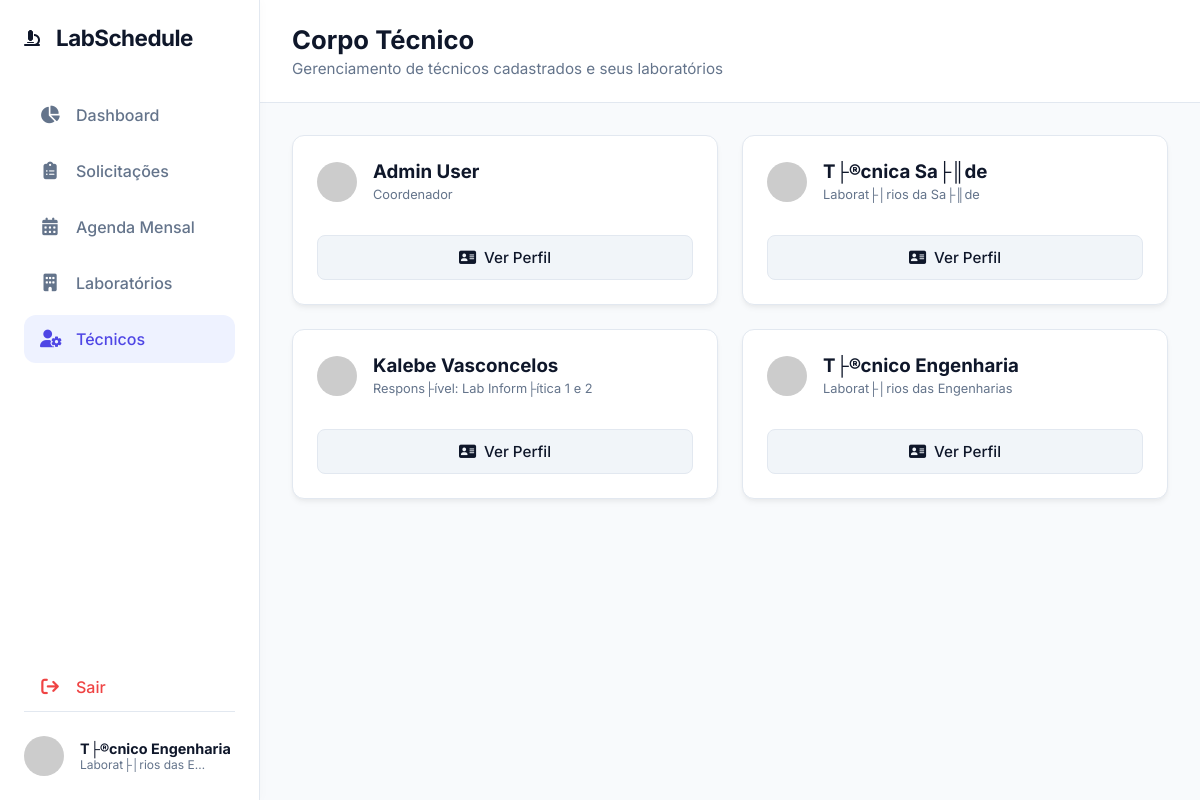
The page /views/tecnicos.php (signed in) on the database its author committed.
### tables this page shows
CREATE TABLE `users` (
  `id` int(11) NOT NULL AUTO_INCREMENT,
  `username` varchar(50) NOT NULL,
  `password_hash` varchar(255) NOT NULL,
  `role` enum('admin','tech_saude','tech_eng') NOT NULL,
  `name` varchar(100) NOT NULL,
  `title` varchar(100) NOT NULL,
  `created_at` timestamp NOT NULL DEFAULT current_timestamp(),
  PRIMARY KEY (`id`),
  UNIQUE KEY `username` (`username`)
);

### includes/auth_functions.php (called while the page is built, shortened)
<?php
function get_app_user() {
    return [
        'username' => $_SESSION['user'],
        'role' => $_SESSION['role'],
        'name' => $_SESSION['name'],
        'title' => $_SESSION['title']
    ];
}
?>

### views/tecnicos.php (the view, shortened to what this page needs)
<?php
require_once '../includes/auth_functions.php';
$current_user = get_app_user();
$database = new Database();
$db = $database->getConnection();
$tecnicos = [];
if ($db) {
    $stmt = $db->query("SELECT * FROM users ORDER BY role ASC, name ASC");
    if ($stmt) {
        $tecnicos = $stmt->fetchAll(PDO::FETCH_ASSOC);
    }
}
$active_menu = 'tecnicos';
require_once '../includes/header.php';
require_once '../includes/sidebar.php';
?>
        <main class="main-content admin-content">
            <header class="top-header">
                <div class="header-left">
                    <h1>Corpo Técnico</h1>
                    <p class="current-date">Gerenciamento de técnicos cadastrados e seus laboratórios</p>
                </div>
            </header>
            <div class="admin-container">
                <div class="requests-grid">
                    <?php if (empty($tecnicos)): ?>
                        <div class="empty-state" style="grid-column: 1 / -1; padding: 3rem; text-align: center; background: var(--surface-color); border-radius: 12px; border: 1px dashed var(--border-color);">
                            <i class="fa-solid fa-users-slash" style="font-size: 3rem; color: #cbd5e1; margin-bottom: 1rem;"></i>
                            <h3>Nenhum técnico encontrado</h3>
                        </div>
                    <?php else: ?>
                        <?php foreach ($tecnicos as $tec):
                            $bg_color = '0D8ABC';
                            if ($tec['role'] === 'tech_saude') $bg_color = '10b981';
                            elseif ($tec['role'] === 'tech_eng') $bg_color = '8b5cf6';
                        ?>
                        <div class="request-card">
                            <div class="req-card-header">
                                <div style="display:flex; align-items:center; gap: 1rem;">
                                    <img src="https://ui-avatars.com/api/?name=<?php echo urlencode($tec['name']); ?>&background=<?php echo $bg_color; ?>&color=fff" style="width:40px; border-radius:50%;" alt="Tech">
                                    <div>
                                        <h3 style="margin-bottom:0;"><?php echo htmlspecialchars($tec['name']); ?></h3>
                                        <span style="font-size:0.8rem; color:var(--text-muted)"><?php echo htmlspecialchars($tec['title']); ?></span>
                                    </div>
                                </div>
                            </div>
                            <div class="req-card-actions" style="margin-top: 1rem;">
                                <button class="btn btn-secondary" style="flex:1;" onclick='openProfileModal(<?php echo json_encode($tec); ?>, "<?php echo $bg_color; ?>")'><i class="fa-solid fa-address-card"></i> Ver Perfil</button>
                            </div>
                        </div>
                        <?php endforeach; ?>
                    <?php endif; ?>
                </div>
            </div>
        </main>
    </div>
<?php require_once '../includes/footer.php'; ?>

### includes/sidebar.php (shortened to what this page needs)
<aside class="sidebar">
    <div class="sidebar-header">
        <i class="fa-solid fa-microscope"></i>
        <h2>LabSchedule</h2>
    </div>
    <nav class="sidebar-nav">
        <a href="dashboard.php" class="nav-item <?php echo (isset($active_menu) && $active_menu === 'dashboard') ? 'active' : ''; ?>"><i class="fa-solid fa-chart-pie"></i> <span>Dashboard</span></a>
        <a href="admin.php" class="nav-item <?php echo (isset($active_menu) && $active_menu === 'admin') ? 'active' : ''; ?>"><i class="fa-solid fa-clipboard-list"></i> <span>Solicitações </span></a>
        <a href="agenda-mensal.php" class="nav-item <?php echo (isset($active_menu) && $active_menu === 'agenda-mensal') ? 'active' : ''; ?>"><i class="fa-solid fa-calendar-days"></i> <span>Agenda Mensal</span></a>
        <a href="laboratorios.php" class="nav-item <?php echo (isset($active_menu) && $active_menu === 'laboratorios') ? 'active' : ''; ?>"><i class="fa-solid fa-building"></i> <span>Laboratórios</span></a>
        <a href="tecnicos.php" class="nav-item <?php echo (isset($active_menu) && $active_menu === 'tecnicos') ? 'active' : ''; ?>"><i class="fa-solid fa-user-gear"></i> <span>Técnicos</span></a>
        <a href="../controllers/auth_controller.php?action=logout" class="nav-item" style="color: #ef4444; margin-top: auto;"><i class="fa-solid fa-arrow-right-from-bracket"></i> <span>Sair</span></a>
    </nav>
    <div class="user-profile">
        <img src="https://ui-avatars.com/api/?name=<?php echo urlencode($current_user['name']); ?>&background=0D8ABC&color=fff" alt="User Profile">
        <div class="user-info">
            <strong><?php echo htmlspecialchars($current_user['name']); ?></strong>
            <span style="font-size: 0.75rem; white-space: nowrap; overflow: hidden; text-overflow: ellipsis; display: block; max-width: 130px;" title="<?php echo htmlspecialchars($current_user['title']); ?>">
                <?php echo htmlspecialchars($current_user['title']); ?>
            </span>
        </div>
    </div>
</aside>

### assets/css/style.css (style rules this page uses)
:root { --primary-color: #4f46e5; --primary-hover: #4338ca; --secondary-color: #10b981; --bg-color: #f8fafc; --surface-color: #ffffff; --surface-hover: #f1f5f9; --text-main: #0f172a; --text-muted: #64748b; --border-color: #e2e8f0; --lab1-color: #3b82f6; --lab2-color: #8b5cf6; --lab3-color: #ec4899; --lab4-color: #f59e0b; --sidebar-width: 260px; --transition-speed: 0.3s; --border-radius: 12px; }
* { margin: 0; padding: 0; box-sizing: border-box; font-family: 'Inter', sans-serif; }
body { background-color: var(--bg-color); color: var(--text-main); height: 100vh; overflow: hidden; }
.sidebar { width: var(--sidebar-width); background-color: var(--surface-color); border-right: 1px solid var(--border-color); display: flex; flex-direction: column; padding: 1.5rem; z-index: 10; box-shadow: 2px 0 10px rgba(0,0,0,0.02); }
.sidebar-header { display: flex; align-items: center; gap: 1rem; margin-bottom: 2.5rem; }
.sidebar-header h2 { font-size: 1.4rem; font-weight: 700; letter-spacing: -0.5px; }
.sidebar-nav { display: flex; flex-direction: column; gap: 0.5rem; flex: 1; }
.nav-item { display: flex; align-items: center; gap: 1rem; padding: 0.875rem 1rem; text-decoration: none; color: var(--text-muted); border-radius: var(--border-radius); font-weight: 500; transition: all var(--transition-speed) ease; }
.nav-item.active { background-color: #eef2ff; color: var(--primary-color); }
.nav-item i { width: 20px; font-size: 1.1rem; text-align: center; }
.user-profile { display: flex; align-items: center; gap: 1rem; padding-top: 1.5rem; border-top: 1px solid var(--border-color); margin-top: auto; }
.user-profile img { width: 40px; height: 40px; border-radius: 50%; }
.user-info { display: flex; flex-direction: column; }
.user-info strong { font-size: 0.9rem; }
.user-info span { font-size: 0.8rem; color: var(--text-muted); }
.main-content { flex: 1; display: flex; flex-direction: column; overflow: hidden; }
.top-header { display: flex; justify-content: space-between; align-items: flex-end; padding: 1.5rem 2rem; background-color: var(--surface-color); border-bottom: 1px solid var(--border-color); }
.header-left h1 { font-size: 1.6rem; font-weight: 700; margin-bottom: 0.25rem; }
.current-date { color: var(--text-muted); font-size: 0.95rem; }
.btn { padding: 0.6rem 1.25rem; border: none; border-radius: 8px; cursor: pointer; font-weight: 500; font-size: 0.95rem; display: flex; align-items: center; gap: 0.5rem; transition: all var(--transition-speed); }
.btn-secondary { background-color: var(--surface-hover); color: var(--text-main); border: 1px solid var(--border-color); }
.admin-content { background-color: var(--bg-color); }
.admin-container { padding: 2rem; flex: 1; overflow-y: auto; }
.requests-grid { display: grid; grid-template-columns: repeat(auto-fill, minmax(320px, 1fr)); gap: 1.5rem; }
.request-card { background-color: var(--surface-color); border-radius: 12px; padding: 1.5rem; box-shadow: 0 4px 6px -1px rgba(0, 0, 0, 0.05), 0 2px 4px -1px rgba(0, 0, 0, 0.03); border: 1px solid var(--border-color); transition: transform 0.2s, box-shadow 0.2s, opacity 0.3s; display: flex; flex-direction: column; }
.req-card-header { display: flex; justify-content: space-between; align-items: flex-start; margin-bottom: 1rem; }
.req-card-actions { display: flex; gap: 0.75rem; margin-top: auto; }
.req-card-actions .btn { flex: 1; justify-content: center; padding: 0.75rem; }

### rows shown on the page
users: name "T├®cnico Engenharia", title "Laborat├│rios das E…", title "Laborat├│rios das Engenharias"
users: name "Admin User", title "Coordenador"
users: name "T├®cnica Sa├║de", title "Laborat├│rios da Sa├║de"
users: name "Kalebe Vasconcelos", title "Respons├ível: Lab Inform├ítica 1 e 2"
